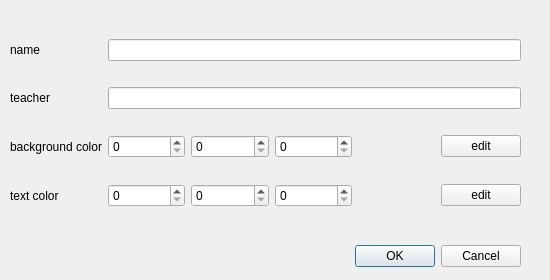
<?xml version="1.0" encoding="UTF-8"?>
<ui version="4.0">
 <class>DataWindowModel</class>
 <widget class="QDialog" name="DataWindowModel">
  <property name="geometry">
   <rect>
    <x>0</x>
    <y>0</y>
    <width>550</width>
    <height>280</height>
   </rect>
  </property>
  <property name="windowTitle">
   <string>teacher edit</string>
  </property>
  <property name="modal">
   <bool>true</bool>
  </property>
  <widget class="QDialogButtonBox" name="buttons">
   <property name="geometry">
    <rect>
     <x>340</x>
     <y>240</y>
     <width>181</width>
     <height>32</height>
    </rect>
   </property>
   <property name="orientation">
    <enum>Qt::Horizontal</enum>
   </property>
   <property name="standardButtons">
    <set>QDialogButtonBox::Cancel|QDialogButtonBox::Ok</set>
   </property>
  </widget>
  <widget class="QWidget" name="layoutWidget">
   <property name="geometry">
    <rect>
     <x>10</x>
     <y>19</y>
     <width>511</width>
     <height>211</height>
    </rect>
   </property>
   <layout class="QGridLayout" name="main">
    <item row="0" column="0">
     <widget class="QLabel" name="name_label">
      <property name="text">
       <string>name</string>
      </property>
     </widget>
    </item>
    <item row="0" column="1" colspan="5">
     <widget class="QLineEdit" name="name_edit">
      <property name="enabled">
       <bool>true</bool>
      </property>
     </widget>
    </item>
    <item row="1" column="0">
     <widget class="QLabel" name="teacher_label">
      <property name="text">
       <string>teacher</string>
      </property>
     </widget>
    </item>
    <item row="1" column="1" colspan="5">
     <widget class="QLineEdit" name="teacher_edit">
      <property name="text">
       <string/>
      </property>
     </widget>
    </item>
    <item row="3" column="0">
     <widget class="QLabel" name="background_color_label">
      <property name="text">
       <string>background color</string>
      </property>
     </widget>
    </item>
    <item row="3" column="1">
     <widget class="QSpinBox" name="red_background_color">
      <property name="maximum">
       <number>255</number>
      </property>
     </widget>
    </item>
    <item row="3" column="2">
     <widget class="QSpinBox" name="green_background_color">
      <property name="maximum">
       <number>255</number>
      </property>
     </widget>
    </item>
    <item row="3" column="3">
     <widget class="QSpinBox" name="blue_background_color">
      <property name="maximum">
       <number>255</number>
      </property>
     </widget>
    </item>
    <item row="3" column="5">
     <widget class="QPushButton" name="background_color_edit">
      <property name="text">
       <string>edit</string>
      </property>
     </widget>
    </item>
    <item row="4" column="0">
     <widget class="QLabel" name="text_color_label">
      <property name="text">
       <string>text color</string>
      </property>
     </widget>
    </item>
    <item row="4" column="1">
     <widget class="QSpinBox" name="red_text_color">
      <property name="maximum">
       <number>255</number>
      </property>
     </widget>
    </item>
    <item row="4" column="2">
     <widget class="QSpinBox" name="green_text_color">
      <property name="maximum">
       <number>255</number>
      </property>
     </widget>
    </item>
    <item row="4" column="3">
     <widget class="QSpinBox" name="blue_text_color">
      <property name="maximum">
       <number>255</number>
      </property>
     </widget>
    </item>
    <item row="4" column="5">
     <widget class="QPushButton" name="text_color_edit">
      <property name="text">
       <string>edit</string>
      </property>
     </widget>
    </item>
    <item row="4" column="4">
     <widget class="QLabel" name="text_color_prevew">
      <property name="text">
       <string>       </string>
      </property>
     </widget>
    </item>
    <item row="3" column="4">
     <widget class="QLabel" name="background_color_prevew">
      <property name="text">
       <string>       </string>
      </property>
     </widget>
    </item>
   </layout>
  </widget>
 </widget>
 <tabstops>
  <tabstop>buttons</tabstop>
  <tabstop>name_edit</tabstop>
  <tabstop>teacher_edit</tabstop>
  <tabstop>red_background_color</tabstop>
  <tabstop>green_background_color</tabstop>
  <tabstop>blue_background_color</tabstop>
  <tabstop>background_color_edit</tabstop>
  <tabstop>red_text_color</tabstop>
  <tabstop>green_text_color</tabstop>
  <tabstop>blue_text_color</tabstop>
  <tabstop>text_color_edit</tabstop>
 </tabstops>
 <resources/>
 <connections>
  <connection>
   <sender>buttons</sender>
   <signal>accepted()</signal>
   <receiver>DataWindowModel</receiver>
   <slot>accept()</slot>
   <hints>
    <hint type="sourcelabel">
     <x>248</x>
     <y>254</y>
    </hint>
    <hint type="destinationlabel">
     <x>157</x>
     <y>274</y>
    </hint>
   </hints>
  </connection>
  <connection>
   <sender>buttons</sender>
   <signal>rejected()</signal>
   <receiver>DataWindowModel</receiver>
   <slot>reject()</slot>
   <hints>
    <hint type="sourcelabel">
     <x>316</x>
     <y>260</y>
    </hint>
    <hint type="destinationlabel">
     <x>286</x>
     <y>274</y>
    </hint>
   </hints>
  </connection>
 </connections>
</ui>
